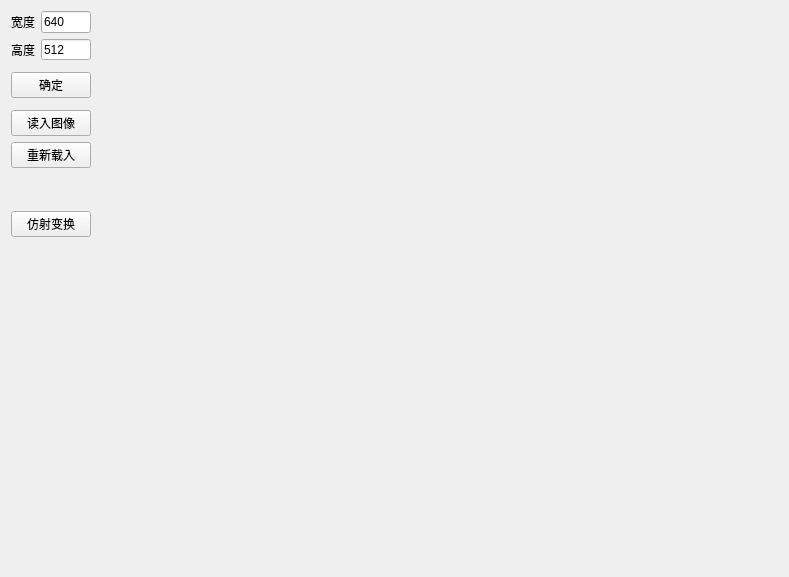
<?xml version="1.0" encoding="UTF-8"?>
<ui version="4.0">
 <class>perspectivetransformationClass</class>
 <widget class="QWidget" name="perspectivetransformationClass">
  <property name="geometry">
   <rect>
    <x>0</x>
    <y>0</y>
    <width>789</width>
    <height>577</height>
   </rect>
  </property>
  <property name="windowTitle">
   <string>perspectivetransformation</string>
  </property>
  <layout class="QFormLayout" name="formLayout_2">
   <item row="0" column="0">
    <layout class="QFormLayout" name="formLayout">
     <item row="0" column="0">
      <layout class="QVBoxLayout" name="verticalLayout">
       <item>
        <layout class="QHBoxLayout" name="horizontalLayout">
         <item>
          <widget class="QLabel" name="label_3">
           <property name="maximumSize">
            <size>
             <width>40</width>
             <height>16777215</height>
            </size>
           </property>
           <property name="text">
            <string>宽度</string>
           </property>
          </widget>
         </item>
         <item>
          <widget class="QLineEdit" name="Edit_getW">
           <property name="enabled">
            <bool>true</bool>
           </property>
           <property name="maximumSize">
            <size>
             <width>50</width>
             <height>16777215</height>
            </size>
           </property>
           <property name="text">
            <string>640</string>
           </property>
          </widget>
         </item>
        </layout>
       </item>
       <item>
        <layout class="QHBoxLayout" name="horizontalLayout_2">
         <item>
          <widget class="QLabel" name="label_2">
           <property name="maximumSize">
            <size>
             <width>40</width>
             <height>16777215</height>
            </size>
           </property>
           <property name="text">
            <string>高度</string>
           </property>
          </widget>
         </item>
         <item>
          <widget class="QLineEdit" name="Edit_getH">
           <property name="enabled">
            <bool>true</bool>
           </property>
           <property name="maximumSize">
            <size>
             <width>50</width>
             <height>21</height>
            </size>
           </property>
           <property name="text">
            <string>512</string>
           </property>
          </widget>
         </item>
        </layout>
       </item>
       <item>
        <spacer name="verticalSpacer_3">
         <property name="orientation">
          <enum>Qt::Vertical</enum>
         </property>
         <property name="sizeHint" stdset="0">
          <size>
           <width>20</width>
           <height>40</height>
          </size>
         </property>
        </spacer>
       </item>
       <item>
        <widget class="QPushButton" name="Btn_ok">
         <property name="text">
          <string>确定</string>
         </property>
        </widget>
       </item>
       <item>
        <spacer name="verticalSpacer">
         <property name="orientation">
          <enum>Qt::Vertical</enum>
         </property>
         <property name="sizeHint" stdset="0">
          <size>
           <width>20</width>
           <height>40</height>
          </size>
         </property>
        </spacer>
       </item>
       <item>
        <layout class="QVBoxLayout" name="verticalLayout_2">
         <item>
          <widget class="QPushButton" name="Btn_readimg">
           <property name="maximumSize">
            <size>
             <width>100</width>
             <height>16777215</height>
            </size>
           </property>
           <property name="text">
            <string>读入图像</string>
           </property>
          </widget>
         </item>
         <item>
          <widget class="QPushButton" name="Btn_reload">
           <property name="text">
            <string>重新载入</string>
           </property>
          </widget>
         </item>
         <item>
          <spacer name="verticalSpacer_2">
           <property name="orientation">
            <enum>Qt::Vertical</enum>
           </property>
           <property name="sizeHint" stdset="0">
            <size>
             <width>20</width>
             <height>40</height>
            </size>
           </property>
          </spacer>
         </item>
         <item>
          <widget class="QPushButton" name="Btn_trans">
           <property name="text">
            <string>仿射变换</string>
           </property>
          </widget>
         </item>
         <item>
          <spacer name="verticalSpacer_6">
           <property name="orientation">
            <enum>Qt::Vertical</enum>
           </property>
           <property name="sizeHint" stdset="0">
            <size>
             <width>20</width>
             <height>40</height>
            </size>
           </property>
          </spacer>
         </item>
         <item>
          <spacer name="verticalSpacer_13">
           <property name="orientation">
            <enum>Qt::Vertical</enum>
           </property>
           <property name="sizeHint" stdset="0">
            <size>
             <width>20</width>
             <height>40</height>
            </size>
           </property>
          </spacer>
         </item>
         <item>
          <spacer name="verticalSpacer_15">
           <property name="orientation">
            <enum>Qt::Vertical</enum>
           </property>
           <property name="sizeHint" stdset="0">
            <size>
             <width>20</width>
             <height>40</height>
            </size>
           </property>
          </spacer>
         </item>
         <item>
          <spacer name="verticalSpacer_14">
           <property name="orientation">
            <enum>Qt::Vertical</enum>
           </property>
           <property name="sizeHint" stdset="0">
            <size>
             <width>20</width>
             <height>40</height>
            </size>
           </property>
          </spacer>
         </item>
         <item>
          <spacer name="verticalSpacer_9">
           <property name="orientation">
            <enum>Qt::Vertical</enum>
           </property>
           <property name="sizeHint" stdset="0">
            <size>
             <width>20</width>
             <height>40</height>
            </size>
           </property>
          </spacer>
         </item>
         <item>
          <spacer name="verticalSpacer_8">
           <property name="orientation">
            <enum>Qt::Vertical</enum>
           </property>
           <property name="sizeHint" stdset="0">
            <size>
             <width>20</width>
             <height>40</height>
            </size>
           </property>
          </spacer>
         </item>
         <item>
          <spacer name="verticalSpacer_7">
           <property name="orientation">
            <enum>Qt::Vertical</enum>
           </property>
           <property name="sizeHint" stdset="0">
            <size>
             <width>20</width>
             <height>40</height>
            </size>
           </property>
          </spacer>
         </item>
         <item>
          <spacer name="verticalSpacer_5">
           <property name="orientation">
            <enum>Qt::Vertical</enum>
           </property>
           <property name="sizeHint" stdset="0">
            <size>
             <width>20</width>
             <height>40</height>
            </size>
           </property>
          </spacer>
         </item>
         <item>
          <spacer name="verticalSpacer_4">
           <property name="orientation">
            <enum>Qt::Vertical</enum>
           </property>
           <property name="sizeHint" stdset="0">
            <size>
             <width>20</width>
             <height>40</height>
            </size>
           </property>
          </spacer>
         </item>
        </layout>
       </item>
      </layout>
     </item>
    </layout>
   </item>
   <item row="0" column="1">
    <widget class="QLabel" name="ShowWindow">
     <property name="text">
      <string/>
     </property>
     <property name="alignment">
      <set>Qt::AlignLeading|Qt::AlignLeft|Qt::AlignTop</set>
     </property>
    </widget>
   </item>
  </layout>
 </widget>
 <layoutdefault spacing="6" margin="11"/>
 <resources>
  <include location="perspectivetransformation.qrc"/>
 </resources>
 <connections/>
</ui>
